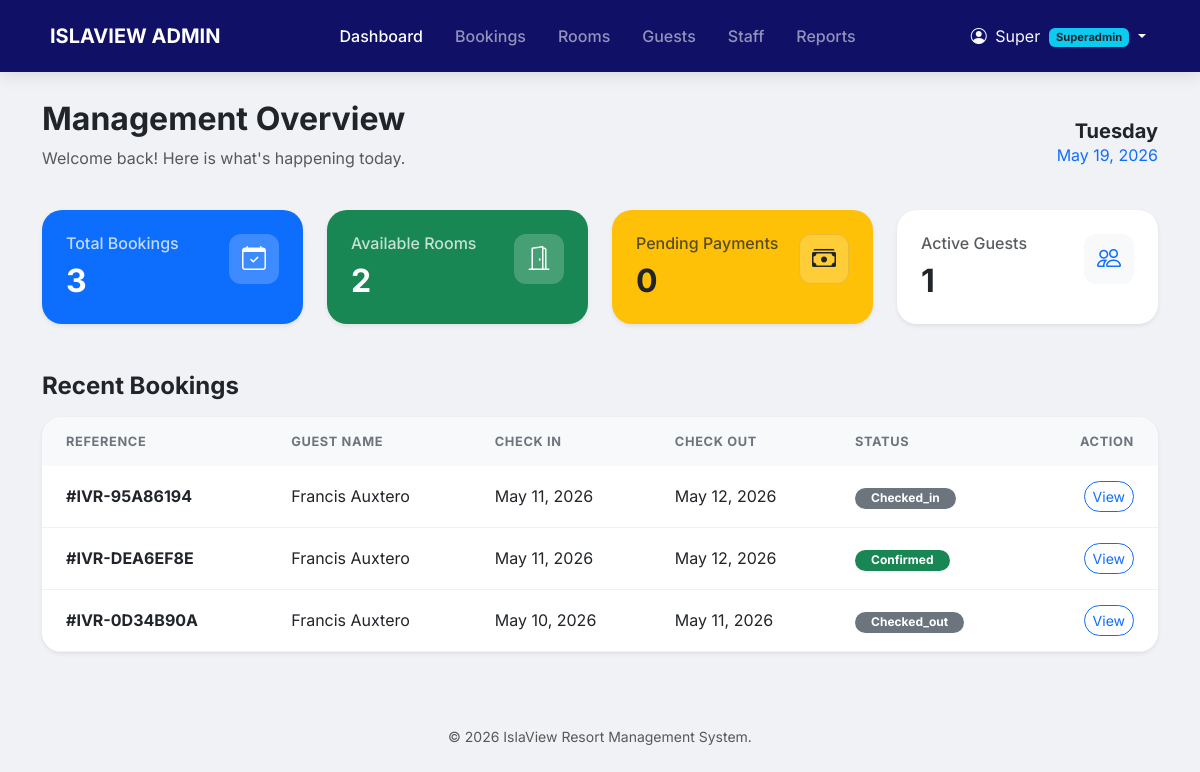
Page /admin/dashboard.php (signed in) on the committed database.
### tables this page shows
CREATE TABLE `bookings` (
  `booking_id` int(10) UNSIGNED NOT NULL,
  `reference_code` varchar(20) NOT NULL,
  `guest_id` int(10) UNSIGNED NOT NULL,
  `room_id` smallint(5) UNSIGNED NOT NULL,
  `promo_id` int(10) UNSIGNED DEFAULT NULL,
  `booked_by` int(10) UNSIGNED DEFAULT NULL,
  `check_in_date` date NOT NULL,
  `check_out_date` date NOT NULL,
  `num_adults` tinyint(3) UNSIGNED NOT NULL DEFAULT 1,
  `num_children` tinyint(3) UNSIGNED NOT NULL DEFAULT 0,
  `nights` tinyint(3) UNSIGNED NOT NULL,
  `base_amount` decimal(10,2) NOT NULL,
  `discount_amount` decimal(10,2) NOT NULL DEFAULT 0.00,
  `tax_amount` decimal(10,2) NOT NULL DEFAULT 0.00,
  `total_amount` decimal(10,2) NOT NULL,
  `status` enum('pending','confirmed','checked_in','checked_out','cancelled','no_show') NOT NULL DEFAULT 'pending',
  `booking_source` enum('online','walk_in','phone','agent') NOT NULL DEFAULT 'online',
  `special_requests` text DEFAULT NULL,
  `internal_notes` text DEFAULT NULL,
  `early_checkin` tinyint(1) NOT NULL DEFAULT 0,
  `late_checkout` tinyint(1) NOT NULL DEFAULT 0,
  `early_checkin_fee` decimal(10,2) NOT NULL DEFAULT 0.00,
  `late_checkout_fee` decimal(10,2) NOT NULL DEFAULT 0.00,
  `cancelled_at` datetime DEFAULT NULL,
  `cancel_reason` text DEFAULT NULL,
  `created_at` datetime NOT NULL DEFAULT current_timestamp(),
  `updated_at` datetime NOT NULL DEFAULT current_timestamp() ON UPDATE current_timestamp()
);

CREATE TABLE `guests` (
  `guest_id` int(10) UNSIGNED NOT NULL,
  `user_id` int(10) UNSIGNED DEFAULT NULL,
  `first_name` varchar(80) NOT NULL,
  `last_name` varchar(80) NOT NULL,
  `email` varchar(191) DEFAULT NULL,
  `phone` varchar(20) DEFAULT NULL,
  `address` text DEFAULT NULL,
  `id_type` varchar(50) DEFAULT NULL,
  `id_number` varchar(100) DEFAULT NULL,
  `nationality` varchar(80) DEFAULT NULL,
  `date_of_birth` date DEFAULT NULL,
  `special_requests` text DEFAULT NULL,
  `notes` text DEFAULT NULL,
  `is_vip` tinyint(1) NOT NULL DEFAULT 0,
  `created_at` datetime NOT NULL DEFAULT current_timestamp()
);

### admin/dashboard.php (the view, shortened to what this page needs)
<?php include 'components/header.php'; ?>
<?php include 'components/navbar.php'; ?>
<div class="container main-container">
    <div class="d-flex justify-content-between align-items-center mb-4">
        <div>
            <h2 class="fw-bold text-dark">Management Overview</h2>
            <p class="text-muted">Welcome back! Here is what's happening today.</p>
        </div>
        <div class="text-end d-none d-md-block">
            <h5 class="mb-0 fw-bold"><?php echo date('l'); ?></h5>
            <span class="text-primary"><?php echo date('F d, Y'); ?></span>
        </div>
    </div>
    <div class="row g-4">
        <div class="col-md-3">
            <div class="card card-stats shadow-sm p-4 bg-primary text-white h-100">
                <div class="d-flex justify-content-between">
                    <div>
                        <h6 class="opacity-75">Total Bookings</h6>
                        <?php
                            $b_count = $conn->query("SELECT COUNT(*) as total FROM bookings")->fetch_assoc();
                            echo "<h2 class='fw-bold mb-0'>".$b_count['total']."</h2>";
                        ?>
                    </div>
                    <div class="icon-box"><i class="bi bi-calendar-check"></i></div>
                </div>
            </div>
        </div>
        <div class="col-md-3">
            <div class="card card-stats shadow-sm p-4 bg-success text-white h-100">
                <div class="d-flex justify-content-between">
                    <div>
                        <h6 class="opacity-75">Available Rooms</h6>
                        <?php
                            $r_count = $conn->query("SELECT COUNT(*) as total FROM room_current_status WHERE status = 'available'")->fetch_assoc();
                            echo "<h2 class='fw-bold mb-0'>".$r_count['total']."</h2>";
                        ?>
                    </div>
                    <div class="icon-box"><i class="bi bi-door-open"></i></div>
                </div>
            </div>
        </div>
        <div class="col-md-3">
            <div class="card card-stats shadow-sm p-4 bg-warning text-dark h-100">
                <div class="d-flex justify-content-between">
                    <div>
                        <h6 class="opacity-75">Pending Payments</h6>
                        <?php
                            $p_count = $conn->query("SELECT COUNT(*) as total FROM payments WHERE status = 'pending'")->fetch_assoc();
                            echo "<h2 class='fw-bold mb-0'>".$p_count['total']."</h2>";
                        ?>
                    </div>
                    <div class="icon-box border border-dark border-opacity-10"><i class="bi bi-cash-stack"></i></div>
                </div>
            </div>
        </div>
        <div class="col-md-3">
            <div class="card card-stats shadow-sm p-4 bg-white text-dark h-100">
                <div class="d-flex justify-content-between">
                    <div>
                        <h6 class="text-muted">Active Guests</h6>
                        <?php
                            $g_count = $conn->query("SELECT COUNT(*) as total FROM guests")->fetch_assoc();
                            echo "<h2 class='fw-bold mb-0'>".$g_count['total']."</h2>";
                        ?>
                    </div>
                    <div class="icon-box bg-light text-primary"><i class="bi bi-people"></i></div>
                </div>
            </div>
        </div>
    </div>
    <div class="mt-5">
        <h4 class="fw-bold mb-3">Recent Bookings</h4>
        <div class="card table-card shadow-sm border-0">
            <div class="card-body p-0">
                <div class="table-responsive">
                    <table class="table table-hover align-middle mb-0">
                        <thead class="bg-light">
                            <tr>
                                <th class="ps-4">Reference</th>
                                <th>Guest Name</th>
                                <th>Check In</th>
                                <th>Check Out</th>
                                <th>Status</th>
                                <th class="pe-4 text-end">Action</th>
                            </tr>
                        </thead>
                        <tbody>
                            <?php
                            $sql_recent = "SELECT b.*, g.first_name, g.last_name
                                           FROM bookings b
                                           JOIN guests g ON b.guest_id = g.guest_id
                                           ORDER BY b.created_at DESC LIMIT 5";
                            $res_recent = $conn->query($sql_recent);
                            if($res_recent->num_rows > 0) {
                                while($row = $res_recent->fetch_assoc()) {
                                    $status_class = 'bg-secondary';
                                    if($row['status'] == 'confirmed') $status_class = 'bg-success';
                                    echo "<tr>
                                        <td class='ps-4 fw-bold'>#".$row['reference_code']."</td>
                                        <td>".$row['first_name']." ".$row['last_name']."</td>
                                        <td>".date('M d, Y', strtotime($row['check_in_date']))."</td>
                                        <td>".date('M d, Y', strtotime($row['check_out_date']))."</td>
                                        <td><span class='badge $status_class px-3 rounded-pill text-capitalize'>".$row['status']."</span></td>
                                        <td class='pe-4 text-end'>
                                            <a href='view_booking.php?id=".$row['booking_id']."' class='btn btn-sm btn-outline-primary rounded-pill'>View</a>
                                        </td>
                                    </tr>";
                                }
                            } else {
                                echo "<tr><td colspan='6' class='text-center py-5 text-muted'>No recent transactions recorded.</td></tr>";
                            }
                            ?>
                        </tbody>
                    </table>
                </div>
            </div>
        </div>
    </div>
</div>
<?php include 'components/footer.php'; ?>

### admin/components/header.php (style rules this page uses)
:root { --primary-blue: #0077b6; --deep-ocean: #03045e; }
body { font-family: 'Inter', sans-serif; background-color: #f0f2f5; }
.card-stats { border: none; border-radius: 20px; transition: transform 0.3s ease; }
.icon-box { width: 50px; height: 50px; background: rgba(255,255,255,0.2); border-radius: 12px; display: flex; align-items: center; justify-content: center; font-size: 1.5rem; }
.main-container { margin-top: 100px; padding-bottom: 50px; }
.table-card { border: none; border-radius: 20px; overflow: hidden; }
.table thead th { background-color: #f8f9fa; text-transform: uppercase; font-size: 0.8rem; letter-spacing: 0.05em; color: #6c757d; border: none; padding: 15px; }
.table tbody td { padding: 15px; border-bottom: 1px solid #edf2f7; }

### rows in the picture
bookings: reference_code "IVR-95A86194", guest.first_name "Francis", guest.last_name "Auxtero", check_in_date "May 11, 2026", check_out_date "May 12, 2026", status "Checked_in"
bookings: reference_code "IVR-DEA6EF8E", guest.first_name "Francis", guest.last_name "Auxtero", check_in_date "May 11, 2026", check_out_date "May 12, 2026", status "Confirmed"
bookings: reference_code "IVR-0D34B90A", guest.first_name "Francis", guest.last_name "Auxtero", check_in_date "May 10, 2026", check_out_date "May 11, 2026", status "Checked_out"

### other values in the picture
$_SESSION['fname'] "Super"
$b_count['total'] "3"
$r_count['total'] "2"
$p_count['total'] "0"
$g_count['total'] "1"
